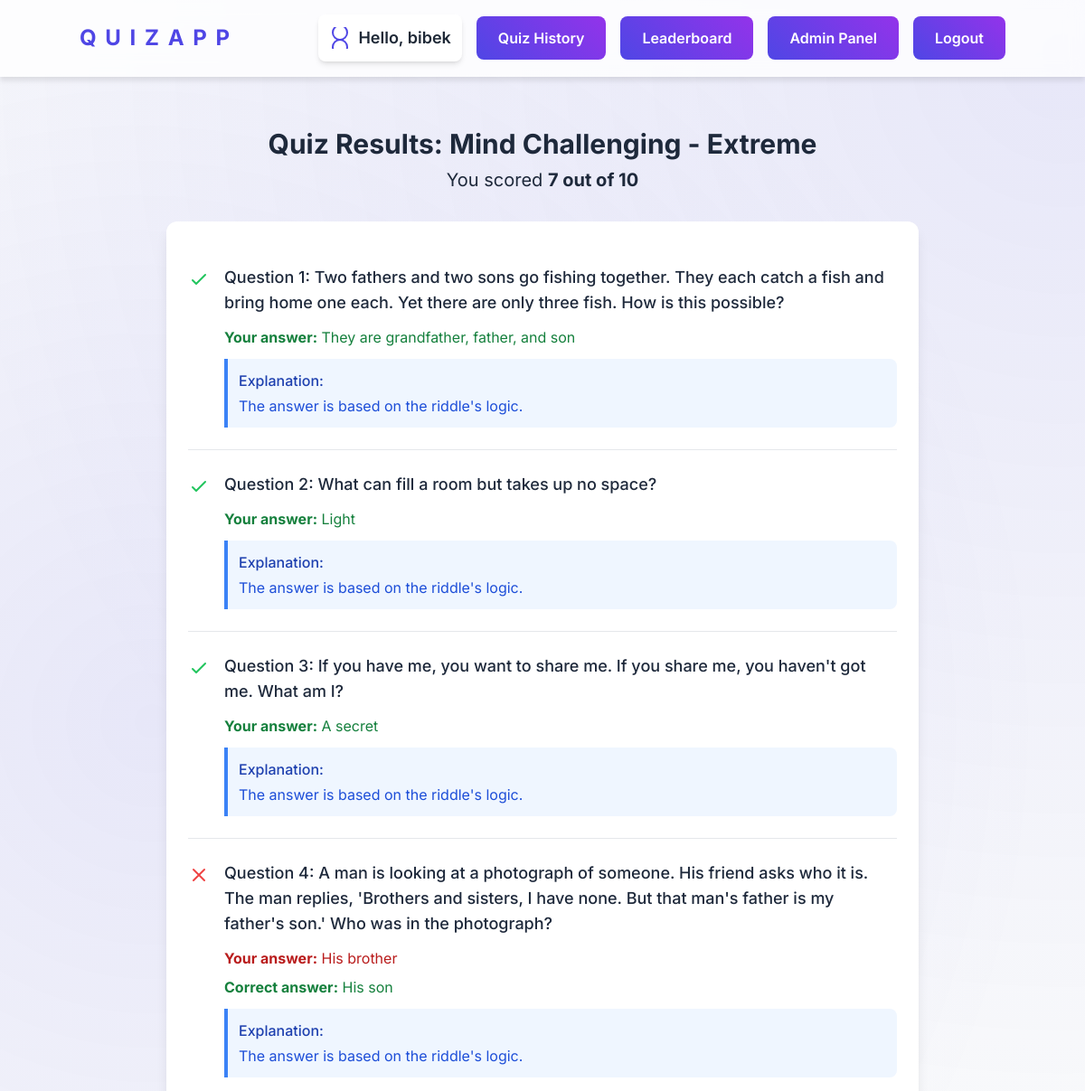
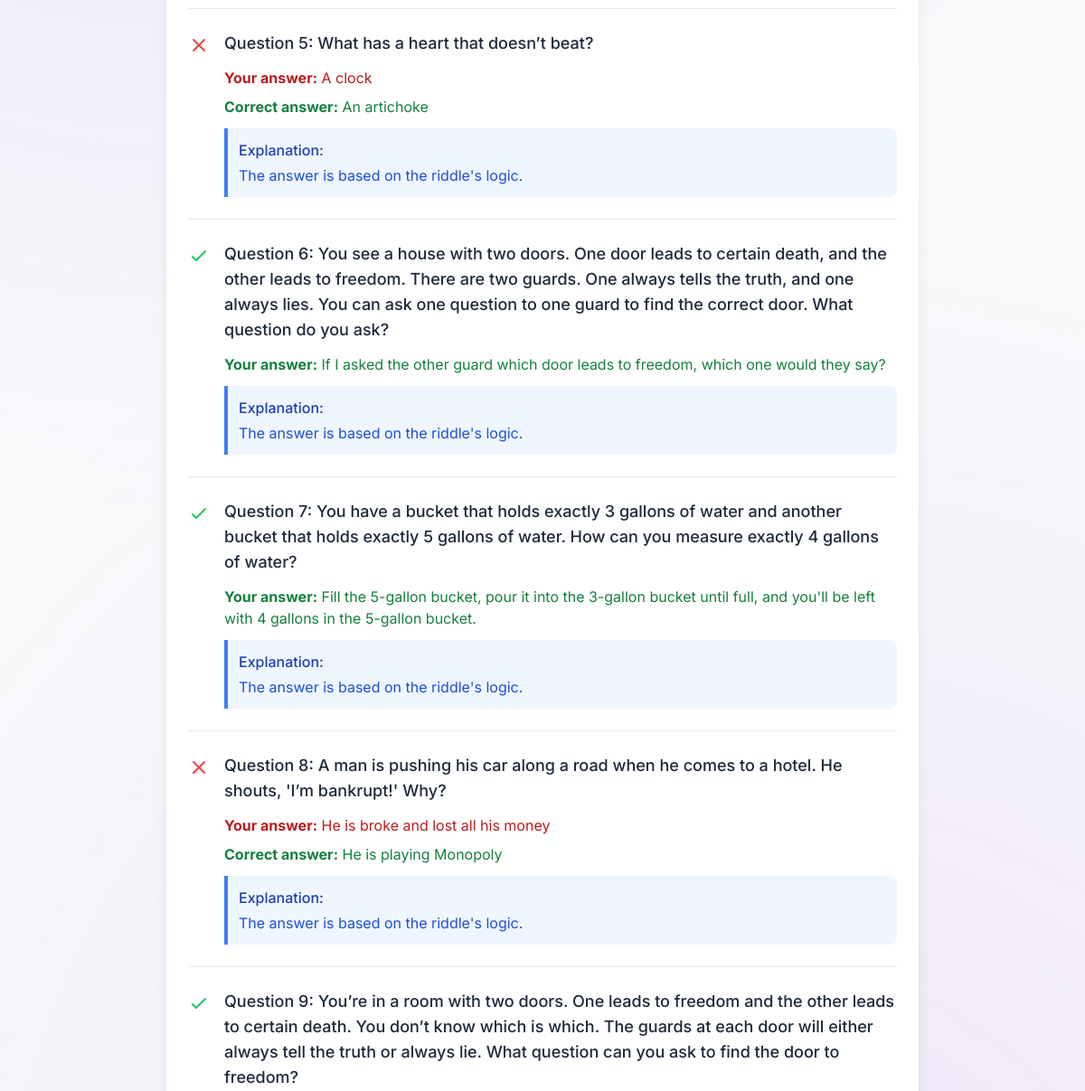
Page /57/result/ (signed in, upper part) on the earlier database version (2 pictures, top to bottom).
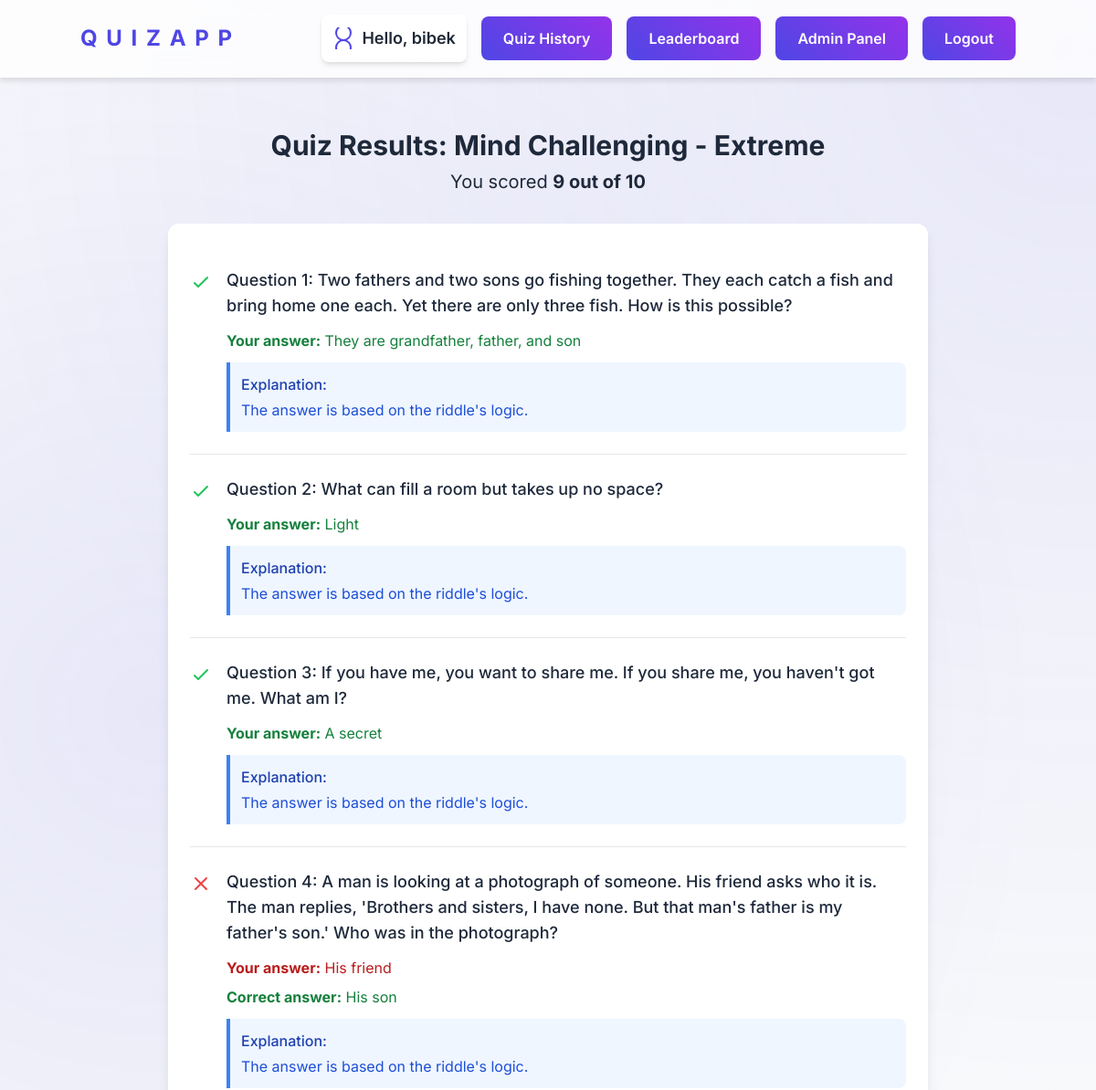
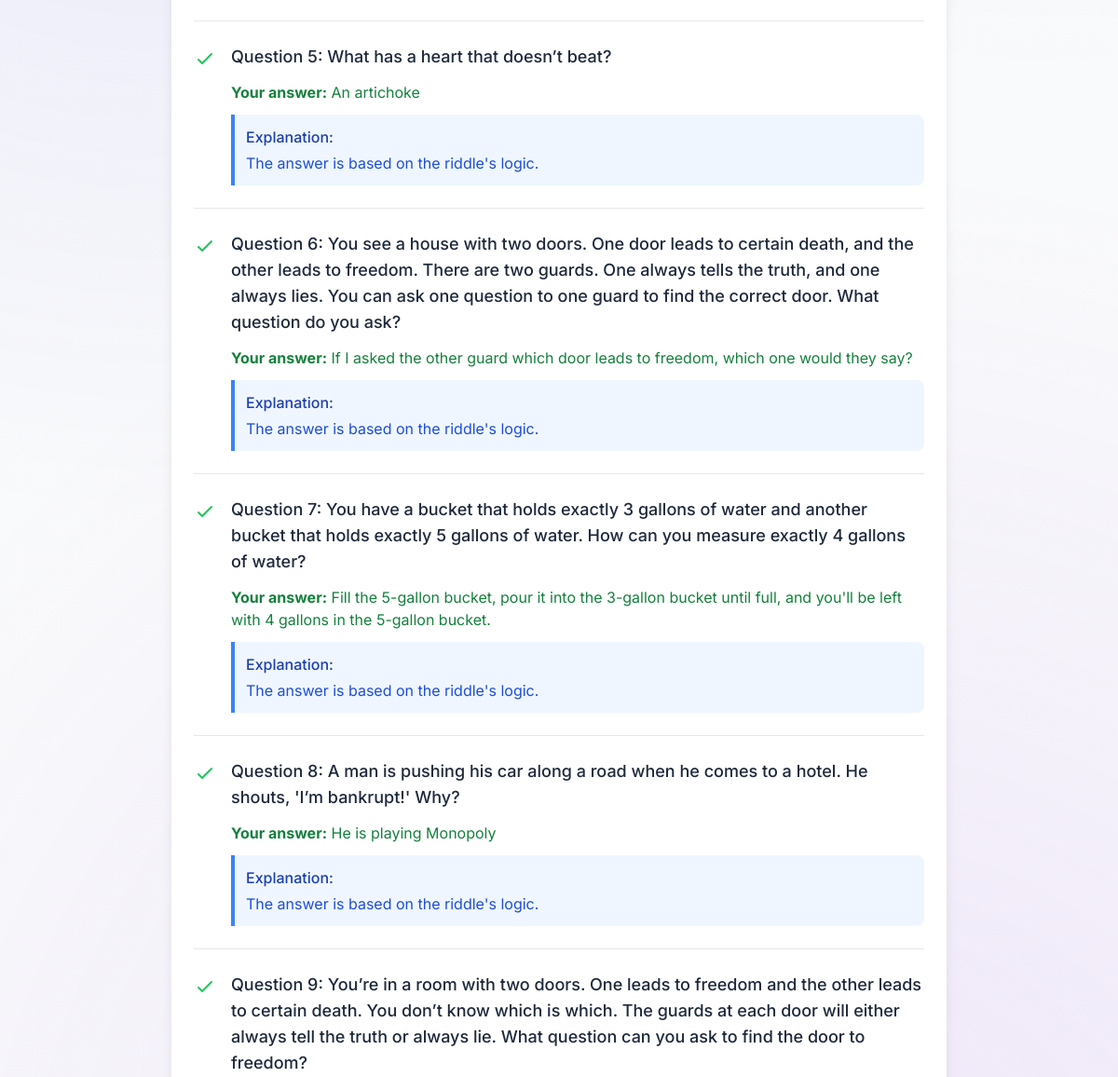
Same page on the later database version (2 pictures, top to bottom).
### quiz/models.py (models this page shows, shortened)
class Result(models.Model):
    user = models.ForeignKey(User, on_delete=models.CASCADE)
    quiz = models.ForeignKey(Quiz, on_delete=models.CASCADE)
    question = models.ForeignKey(Question, on_delete=models.CASCADE)
    choice = models.ForeignKey(Choice, on_delete=models.CASCADE, null=True, blank=True)
    user_answer_text = models.TextField(null=True, blank=True)
    user_code_answer = models.TextField(null=True, blank=True)
    is_correct = models.BooleanField(default=False)
    taken_at = models.DateTimeField(default=timezone.now)
    hint_used = models.BooleanField(default=False)
    explanation = models.TextField(null=True, blank=True)
    score = models.IntegerField(default=0)
    class Meta:
        unique_together = ['user', 'quiz', 'question']

class Choice(models.Model):
    question = models.ForeignKey(Question, on_delete=models.CASCADE, related_name="choices")
    text = models.CharField(max_length=200)
    is_correct = models.BooleanField(default=False)

class Question(models.Model):
    QUESTION_TYPE_CHOICES = [
        ('multiple_choice', 'Multiple Choice'),
        ('true_false', 'True/False'),
        ('fill_blank', 'Fill in the Blank'),
        ('coding', 'Coding Question')
    ]
    quiz = models.ForeignKey(Quiz, on_delete=models.CASCADE, related_name="questions")
    text = models.CharField(max_length=500)
    question_type = models.CharField(max_length=20, choices=QUESTION_TYPE_CHOICES, default='multiple_choice')
    time_limit = models.IntegerField(default=30)  # Time limit for each question in seconds
    hint = models.TextField(blank=True, null=True)  # Optional hint for the question
    explanation = models.TextField(blank=True, null=True)  # Explanation for the answer
    code_template = models.TextField(blank=True, null=True)  # Initial code template
    expected_output = models.TextField(blank=True, null=True)  # Expected output for code testing

### quiz/views.py (the view)
# urls.py: path("<int:quiz_id>/result/", views.quiz_result, name="quiz_result"),
@login_required
def quiz_result(request, quiz_id):
    quiz = get_object_or_404(Quiz, id=quiz_id)
    results = Result.objects.filter(
        user=request.user,
        quiz=quiz
    ).select_related('question', 'choice')
    total_correct = results.filter(is_correct=True).count()
    total_questions = quiz.questions.count()
    if not results:
        messages.warning(request, "You haven't completed this quiz yet.")
        return redirect('take_quiz', quiz_id=quiz_id)
    for result in results:
        if result.question.question_type in ['multiple_choice', 'true_false']:
            result.correct_answer = result.question.choices.filter(is_correct=True).first()
        elif result.question.question_type == 'fill_blank':
            result.correct_answer = result.question.choices.filter(is_correct=True).first()
        elif result.question.question_type == 'coding':
            result.expected_output = result.question.expected_output
    context = {
        'quiz': quiz,
        'results': results,
        'result': total_correct,  # The score
        'total_questions': total_questions,
    }
    return render(request, 'quiz/quiz_result.html', context)

### quiz/templatetags/custom_filters.py (called while the page is built)
@register.filter
def divisor(value, divisor):
    try:
        return value / divisor
    except (ZeroDivisionError, TypeError):
        return 0  # or handle it in a way that makes sense for your application

### quiz/templates/quiz/quiz_result.html (shortened to what this page needs)
{% extends 'layout.html' %}
{% load custom_filters %}
{% block content %}
<div class="max-w-4xl mx-auto px-4 sm:px-6 lg:px-8 py-8">
    <div class="text-center mb-8">
        <h1 class="text-3xl font-bold mb-2">Quiz Results: {{ quiz.title }}</h1>
        <div class="result-summary text-xl">
            You scored <span class="font-bold text-{% if result >= total_questions|floatformat:0 %}green{% elif result >= total_questions|floatformat:0|divisor:2 %}yellow{% else %}red{% endif %}-600">{{ result }} out of {{ total_questions }}</span>
        </div>
    </div>
    <div class="results-card bg-white rounded-xl shadow-lg p-6 mb-6">
        <div class="results-list divide-y">
            {% for result in results %}
            <div class="result-item py-6 {% if not forloop.first %}pt-6{% endif %} {% if not forloop.last %}pb-6{% endif %}">
                <div class="flex items-start gap-4">
                    <div class="result-icon flex-shrink-0 mt-1">
                        {% if result.is_correct %}
                        <svg class="w-6 h-6 text-green-500" fill="none" stroke="currentColor" viewBox="0 0 24 24">
                            <path stroke-linecap="round" stroke-linejoin="round" stroke-width="2" d="M5 13l4 4L19 7"></path>
                        </svg>
                        {% else %}
                        <svg class="w-6 h-6 text-red-500" fill="none" stroke="currentColor" viewBox="0 0 24 24">
                            <path stroke-linecap="round" stroke-linejoin="round" stroke-width="2" d="M6 18L18 6M6 6l12 12"></path>
                        </svg>
                        {% endif %}
                    </div>
                    <div class="result-content flex-grow">
                        <div class="question-text text-lg font-medium mb-3">
                            {{ result.question.text }}
                        </div>
                        {% if result.question.question_type == 'multiple_choice' or result.question.question_type == 'true_false' %}
                            {% if result.choice %}
                            <div class="user-answer mb-2 {% if result.is_correct %}text-green-700{% else %}text-red-700{% endif %}">
                                <strong>Your answer:</strong> {{ result.choice.text }}
                            </div>
                            {% endif %}
                            {% if not result.is_correct and result.correct_answer %}
                            <div class="correct-answer mb-2 text-green-700">
                                <strong>Correct answer:</strong> {{ result.correct_answer.text }}
                            </div>
                            {% endif %}
                        {% endif %}
                        {% if result.question.explanation %}
                        <div class="explanation mt-3 bg-blue-50 border-l-4 border-blue-500 p-3 rounded-r-lg">
                            <div class="font-medium text-blue-800 mb-1">Explanation:</div>
                            <div class="text-blue-700">{{ result.question.explanation }}</div>
                        </div>
                        {% endif %}
                    </div>
                </div>
            </div>
            {% endfor %}
        </div>
    </div>
</div>
{% endblock %}

Differences in the rows shown:
changed Result "His son": choice.text "His brother" → "His friend"
changed Result "Question 5: What has a heart that doesn’t beat?": is_correct False → True (drawn); choice_id 2145 → 2148 (drawn); choice.text "A clock" → "An artichoke"; correct_answer.text "An artichoke" → (not shown)
changed Result "He is playing Monopoly": is_correct False → True (drawn); choice_id 2160 → 2158 (drawn); choice.text "He is broke and lost all his money" → "He is playing Monopoly"; correct_answer.text "He is playing Monopoly" → (not shown)
Other differences:
{{ result }}: "7" → "9"
